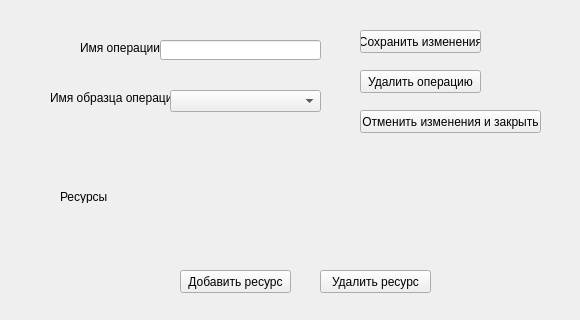
<?xml version="1.0" encoding="UTF-8"?>
<ui version="4.0">
 <class>FormEditOperation</class>
 <widget class="QWidget" name="FormEditOperation">
  <property name="geometry">
   <rect>
    <x>0</x>
    <y>0</y>
    <width>580</width>
    <height>320</height>
   </rect>
  </property>
  <property name="windowTitle">
   <string>Изменение операции</string>
  </property>
  <widget class="QLabel" name="label">
   <property name="geometry">
    <rect>
     <x>80</x>
     <y>40</y>
     <width>81</width>
     <height>16</height>
    </rect>
   </property>
   <property name="text">
    <string>Имя операции</string>
   </property>
  </widget>
  <widget class="QLabel" name="label_2">
   <property name="geometry">
    <rect>
     <x>50</x>
     <y>90</y>
     <width>121</width>
     <height>16</height>
    </rect>
   </property>
   <property name="text">
    <string>Имя образца операции</string>
   </property>
  </widget>
  <widget class="QLabel" name="label_3">
   <property name="geometry">
    <rect>
     <x>60</x>
     <y>190</y>
     <width>47</width>
     <height>13</height>
    </rect>
   </property>
   <property name="text">
    <string>Ресурсы</string>
   </property>
  </widget>
  <widget class="QPushButton" name="pushButton">
   <property name="geometry">
    <rect>
     <x>360</x>
     <y>30</y>
     <width>121</width>
     <height>23</height>
    </rect>
   </property>
   <property name="text">
    <string>Сохранить изменения</string>
   </property>
  </widget>
  <widget class="QPushButton" name="pushButton_2">
   <property name="geometry">
    <rect>
     <x>360</x>
     <y>70</y>
     <width>121</width>
     <height>23</height>
    </rect>
   </property>
   <property name="text">
    <string>Удалить операцию</string>
   </property>
  </widget>
  <widget class="QPushButton" name="pushButton_3">
   <property name="geometry">
    <rect>
     <x>360</x>
     <y>110</y>
     <width>181</width>
     <height>23</height>
    </rect>
   </property>
   <property name="text">
    <string>Отменить изменения и закрыть</string>
   </property>
  </widget>
  <widget class="QPushButton" name="pushButton_4">
   <property name="geometry">
    <rect>
     <x>180</x>
     <y>270</y>
     <width>111</width>
     <height>23</height>
    </rect>
   </property>
   <property name="text">
    <string>Добавить ресурс</string>
   </property>
  </widget>
  <widget class="QPushButton" name="pushButton_5">
   <property name="geometry">
    <rect>
     <x>320</x>
     <y>270</y>
     <width>111</width>
     <height>23</height>
    </rect>
   </property>
   <property name="text">
    <string>Удалить ресурс</string>
   </property>
  </widget>
  <widget class="QLineEdit" name="fldOperationName">
   <property name="geometry">
    <rect>
     <x>160</x>
     <y>40</y>
     <width>161</width>
     <height>20</height>
    </rect>
   </property>
  </widget>
  <widget class="QComboBox" name="cmbPatternName">
   <property name="geometry">
    <rect>
     <x>170</x>
     <y>90</y>
     <width>151</width>
     <height>22</height>
    </rect>
   </property>
  </widget>
 </widget>
 <resources/>
 <connections/>
</ui>
